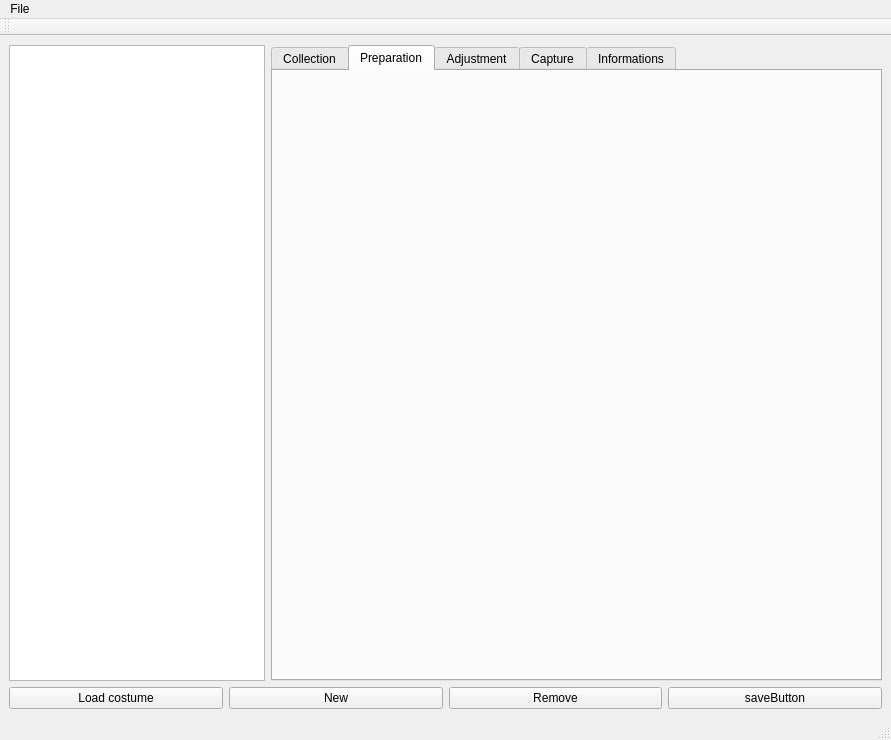
<?xml version="1.0" encoding="UTF-8"?>
<ui version="4.0">
 <class>MainWindow</class>
 <widget class="QMainWindow" name="MainWindow">
  <property name="geometry">
   <rect>
    <x>0</x>
    <y>0</y>
    <width>891</width>
    <height>740</height>
   </rect>
  </property>
  <property name="windowTitle">
   <string>MainWindow</string>
  </property>
  <widget class="QWidget" name="centralwidget">
   <layout class="QVBoxLayout" name="verticalLayout_2">
    <item>
     <layout class="QHBoxLayout" name="horizontalLayout_2">
      <item>
       <widget class="QLoadedListWidget" name="collectionTable2">
        <property name="sizePolicy">
         <sizepolicy hsizetype="Minimum" vsizetype="Expanding">
          <horstretch>0</horstretch>
          <verstretch>0</verstretch>
         </sizepolicy>
        </property>
        <property name="selectionMode">
         <enum>QAbstractItemView::ExtendedSelection</enum>
        </property>
       </widget>
      </item>
      <item>
       <widget class="QTabWidget" name="tab">
        <property name="currentIndex">
         <number>1</number>
        </property>
        <widget class="QWidget" name="collectionTab">
         <attribute name="title">
          <string>Collection</string>
         </attribute>
         <layout class="QVBoxLayout" name="verticalLayout_4">
          <item>
           <layout class="QHBoxLayout" name="horizontalLayout_4"/>
          </item>
         </layout>
        </widget>
        <widget class="QWidget" name="preparationTab">
         <attribute name="title">
          <string>Preparation</string>
         </attribute>
        </widget>
        <widget class="QWidget" name="adjustmentTab">
         <attribute name="title">
          <string>Adjustment</string>
         </attribute>
        </widget>
        <widget class="QWidget" name="captureTab">
         <attribute name="title">
          <string>Capture</string>
         </attribute>
         <layout class="QVBoxLayout" name="verticalLayout_6">
          <item>
           <layout class="QHBoxLayout" name="mainLayout">
            <item>
             <layout class="QVBoxLayout" name="picLayout">
              <property name="sizeConstraint">
               <enum>QLayout::SetMaximumSize</enum>
              </property>
              <item>
               <widget class="QTurntable" name="turntable">
                <property name="backgroundBrush">
                 <brush brushstyle="SolidPattern">
                  <color alpha="255">
                   <red>0</red>
                   <green>0</green>
                   <blue>0</blue>
                  </color>
                 </brush>
                </property>
                <property name="dragMode">
                 <enum>QGraphicsView::ScrollHandDrag</enum>
                </property>
                <property name="transformationAnchor">
                 <enum>QGraphicsView::AnchorUnderMouse</enum>
                </property>
               </widget>
              </item>
              <item>
               <layout class="QHBoxLayout" name="horizontalLayout_3">
                <item>
                 <widget class="QPushButton" name="fitButton">
                  <property name="text">
                   <string>Fit to window</string>
                  </property>
                 </widget>
                </item>
                <item>
                 <widget class="QPushButton" name="resetScaleButton">
                  <property name="text">
                   <string>1:1</string>
                  </property>
                 </widget>
                </item>
                <item>
                 <spacer name="horizontalSpacer">
                  <property name="orientation">
                   <enum>Qt::Horizontal</enum>
                  </property>
                  <property name="sizeHint" stdset="0">
                   <size>
                    <width>40</width>
                    <height>20</height>
                   </size>
                  </property>
                 </spacer>
                </item>
               </layout>
              </item>
             </layout>
            </item>
            <item>
             <layout class="QVBoxLayout" name="controlLayout">
              <property name="sizeConstraint">
               <enum>QLayout::SetMinimumSize</enum>
              </property>
              <item>
               <widget class="QPushButton" name="refreshButton">
                <property name="enabled">
                 <bool>true</bool>
                </property>
                <property name="text">
                 <string>Refresh</string>
                </property>
               </widget>
              </item>
              <item>
               <widget class="QPushButton" name="suzanneButton">
                <property name="text">
                 <string>Load Default Model 1</string>
                </property>
               </widget>
              </item>
              <item>
               <widget class="QPushButton" name="manButton">
                <property name="text">
                 <string>Load Default Model 2</string>
                </property>
               </widget>
              </item>
              <item>
               <widget class="QGroupBox" name="massCaptureBox">
                <property name="title">
                 <string>Mass capture</string>
                </property>
                <layout class="QVBoxLayout" name="verticalLayout">
                 <item>
                  <widget class="QPushButton" name="massCaptureButton">
                   <property name="text">
                    <string>Launch mass capture</string>
                   </property>
                  </widget>
                 </item>
                 <item>
                  <layout class="QHBoxLayout" name="horizontalLayout">
                   <item>
                    <widget class="QLabel" name="fromLabel">
                     <property name="text">
                      <string>From : </string>
                     </property>
                     <property name="alignment">
                      <set>Qt::AlignRight|Qt::AlignTrailing|Qt::AlignVCenter</set>
                     </property>
                     <property name="buddy">
                      <cstring>fromInput</cstring>
                     </property>
                    </widget>
                   </item>
                   <item>
                    <widget class="QSpinBox" name="fromInput">
                     <property name="suffix">
                      <string>°</string>
                     </property>
                     <property name="maximum">
                      <number>360</number>
                     </property>
                    </widget>
                   </item>
                   <item>
                    <widget class="QLabel" name="toLabel">
                     <property name="text">
                      <string>To : </string>
                     </property>
                     <property name="alignment">
                      <set>Qt::AlignRight|Qt::AlignTrailing|Qt::AlignVCenter</set>
                     </property>
                     <property name="buddy">
                      <cstring>toInput</cstring>
                     </property>
                    </widget>
                   </item>
                   <item>
                    <widget class="QSpinBox" name="toInput">
                     <property name="suffix">
                      <string>°</string>
                     </property>
                     <property name="maximum">
                      <number>360</number>
                     </property>
                     <property name="value">
                      <number>360</number>
                     </property>
                    </widget>
                   </item>
                  </layout>
                 </item>
                </layout>
               </widget>
              </item>
              <item>
               <widget class="QGroupBox" name="singleCaptureGroup">
                <property name="title">
                 <string>Single capture</string>
                </property>
                <layout class="QVBoxLayout" name="verticalLayout_3">
                 <item>
                  <widget class="QPushButton" name="captureButton">
                   <property name="text">
                    <string>(Re)capture current view</string>
                   </property>
                  </widget>
                 </item>
                 <item>
                  <widget class="QPushButton" name="appendCaptureButton">
                   <property name="text">
                    <string>Add new view</string>
                   </property>
                  </widget>
                 </item>
                 <item>
                  <widget class="QCheckBox" name="autofocusCheckBox">
                   <property name="text">
                    <string>Autofocus</string>
                   </property>
                  </widget>
                 </item>
                </layout>
               </widget>
              </item>
              <item>
               <widget class="QGroupBox" name="viewGroup">
                <property name="title">
                 <string>View</string>
                </property>
                <layout class="QHBoxLayout" name="horizontalLayout_5">
                 <item>
                  <layout class="QVBoxLayout" name="angleLayout">
                   <item>
                    <widget class="QDial" name="dial">
                     <property name="sizePolicy">
                      <sizepolicy hsizetype="Minimum" vsizetype="Minimum">
                       <horstretch>0</horstretch>
                       <verstretch>0</verstretch>
                      </sizepolicy>
                     </property>
                     <property name="minimumSize">
                      <size>
                       <width>50</width>
                       <height>50</height>
                      </size>
                     </property>
                     <property name="minimum">
                      <number>0</number>
                     </property>
                     <property name="maximum">
                      <number>359</number>
                     </property>
                     <property name="orientation">
                      <enum>Qt::Horizontal</enum>
                     </property>
                     <property name="wrapping">
                      <bool>true</bool>
                     </property>
                     <property name="notchTarget">
                      <double>10.000000000000000</double>
                     </property>
                     <property name="notchesVisible">
                      <bool>true</bool>
                     </property>
                    </widget>
                   </item>
                   <item>
                    <widget class="QSpinBox" name="angleBox">
                     <property name="wrapping">
                      <bool>true</bool>
                     </property>
                     <property name="readOnly">
                      <bool>false</bool>
                     </property>
                     <property name="suffix">
                      <string>°</string>
                     </property>
                     <property name="minimum">
                      <number>0</number>
                     </property>
                     <property name="maximum">
                      <number>359</number>
                     </property>
                    </widget>
                   </item>
                  </layout>
                 </item>
                 <item>
                  <layout class="QVBoxLayout" name="zoomLayout">
                   <item>
                    <widget class="QSlider" name="zoomSlider">
                     <property name="minimum">
                      <number>1</number>
                     </property>
                     <property name="maximum">
                      <number>200</number>
                     </property>
                     <property name="orientation">
                      <enum>Qt::Vertical</enum>
                     </property>
                    </widget>
                   </item>
                   <item>
                    <widget class="QSpinBox" name="zoomBox">
                     <property name="suffix">
                      <string>%</string>
                     </property>
                     <property name="minimum">
                      <number>1</number>
                     </property>
                     <property name="maximum">
                      <number>200</number>
                     </property>
                    </widget>
                   </item>
                  </layout>
                 </item>
                </layout>
               </widget>
              </item>
              <item>
               <widget class="QGroupBox" name="controlGroup">
                <property name="title">
                 <string>Control</string>
                </property>
                <layout class="QVBoxLayout" name="verticalLayout_5">
                 <item>
                  <widget class="QPushButton" name="viewToModelButton">
                   <property name="text">
                    <string>Apply rotation</string>
                   </property>
                  </widget>
                 </item>
                 <item>
                  <widget class="QCheckBox" name="autoRotateCheckBox">
                   <property name="text">
                    <string>Automatic rotation</string>
                   </property>
                  </widget>
                 </item>
                 <item>
                  <spacer name="verticalSpacer">
                   <property name="orientation">
                    <enum>Qt::Vertical</enum>
                   </property>
                   <property name="sizeHint" stdset="0">
                    <size>
                     <width>20</width>
                     <height>40</height>
                    </size>
                   </property>
                  </spacer>
                 </item>
                </layout>
               </widget>
              </item>
             </layout>
            </item>
           </layout>
          </item>
          <item>
           <widget class="QProgressBar" name="workBar">
            <property name="value">
             <number>0</number>
            </property>
            <property name="format">
             <string/>
            </property>
           </widget>
          </item>
         </layout>
        </widget>
        <widget class="QWidget" name="infoTab">
         <attribute name="title">
          <string>Informations</string>
         </attribute>
         <layout class="QVBoxLayout" name="verticalLayout_7">
          <item>
           <layout class="QFormLayout" name="infoLayout">
            <property name="fieldGrowthPolicy">
             <enum>QFormLayout::AllNonFixedFieldsGrow</enum>
            </property>
           </layout>
          </item>
         </layout>
        </widget>
       </widget>
      </item>
     </layout>
    </item>
    <item>
     <layout class="QHBoxLayout" name="horizontalLayout_7">
      <item>
       <widget class="QPushButton" name="loadButton">
        <property name="text">
         <string>Load costume</string>
        </property>
       </widget>
      </item>
      <item>
       <widget class="QPushButton" name="newCostume">
        <property name="text">
         <string>New</string>
        </property>
       </widget>
      </item>
      <item>
       <widget class="QPushButton" name="removeButton">
        <property name="text">
         <string>Remove</string>
        </property>
       </widget>
      </item>
      <item>
       <widget class="QPushButton" name="saveButton">
        <property name="text">
         <string>saveButton</string>
        </property>
       </widget>
      </item>
     </layout>
    </item>
   </layout>
  </widget>
  <widget class="QMenuBar" name="menubar">
   <property name="geometry">
    <rect>
     <x>0</x>
     <y>0</y>
     <width>891</width>
     <height>29</height>
    </rect>
   </property>
   <widget class="QMenu" name="menuA">
    <property name="title">
     <string>File</string>
    </property>
    <addaction name="actionNew_Collection"/>
    <addaction name="actionOpen_Collection"/>
   </widget>
   <addaction name="menuA"/>
  </widget>
  <widget class="QStatusBar" name="statusbar"/>
  <widget class="QToolBar" name="toolBar">
   <property name="windowTitle">
    <string>toolBar</string>
   </property>
   <attribute name="toolBarArea">
    <enum>TopToolBarArea</enum>
   </attribute>
   <attribute name="toolBarBreak">
    <bool>false</bool>
   </attribute>
  </widget>
  <action name="actionNew_Collection">
   <property name="text">
    <string>New Collection</string>
   </property>
  </action>
  <action name="actionOpen_Collection">
   <property name="text">
    <string>Open Collection</string>
   </property>
  </action>
 </widget>
 <customwidgets>
  <customwidget>
   <class>QTurntable</class>
   <extends>QGraphicsView</extends>
   <header location="global">qturntable.h</header>
   <slots>
    <signal>zoomChanged(int)</signal>
    <signal>angleChanged(int)</signal>
    <slot>setView(int)</slot>
    <slot>fitInView()</slot>
    <slot>resetScale()</slot>
    <slot>setZoom(int)</slot>
    <slot>setAngle(int)</slot>
   </slots>
  </customwidget>
  <customwidget>
   <class>QLoadedListWidget</class>
   <extends>QListWidget</extends>
   <header location="global">common/qloadedlistwidget.h</header>
   <slots>
    <signal>loadedChanged(int)</signal>
    <slot>loadCurrent()</slot>
    <slot>load(int)</slot>
    <slot>load(QListWidgetItem*)</slot>
   </slots>
  </customwidget>
 </customwidgets>
 <resources/>
 <connections>
  <connection>
   <sender>turntable</sender>
   <signal>angleChanged(int)</signal>
   <receiver>dial</receiver>
   <slot>setValue(int)</slot>
   <hints>
    <hint type="sourcelabel">
     <x>431</x>
     <y>204</y>
    </hint>
    <hint type="destinationlabel">
     <x>758</x>
     <y>464</y>
    </hint>
   </hints>
  </connection>
  <connection>
   <sender>dial</sender>
   <signal>valueChanged(int)</signal>
   <receiver>turntable</receiver>
   <slot>setAngle(int)</slot>
   <hints>
    <hint type="sourcelabel">
     <x>758</x>
     <y>464</y>
    </hint>
    <hint type="destinationlabel">
     <x>431</x>
     <y>204</y>
    </hint>
   </hints>
  </connection>
  <connection>
   <sender>turntable</sender>
   <signal>zoomChanged(int)</signal>
   <receiver>zoomSlider</receiver>
   <slot>setValue(int)</slot>
   <hints>
    <hint type="sourcelabel">
     <x>431</x>
     <y>204</y>
    </hint>
    <hint type="destinationlabel">
     <x>787</x>
     <y>464</y>
    </hint>
   </hints>
  </connection>
  <connection>
   <sender>angleBox</sender>
   <signal>valueChanged(int)</signal>
   <receiver>turntable</receiver>
   <slot>setAngle(int)</slot>
   <hints>
    <hint type="sourcelabel">
     <x>758</x>
     <y>543</y>
    </hint>
    <hint type="destinationlabel">
     <x>431</x>
     <y>204</y>
    </hint>
   </hints>
  </connection>
  <connection>
   <sender>turntable</sender>
   <signal>angleChanged(int)</signal>
   <receiver>angleBox</receiver>
   <slot>setValue(int)</slot>
   <hints>
    <hint type="sourcelabel">
     <x>431</x>
     <y>204</y>
    </hint>
    <hint type="destinationlabel">
     <x>758</x>
     <y>543</y>
    </hint>
   </hints>
  </connection>
  <connection>
   <sender>zoomBox</sender>
   <signal>valueChanged(int)</signal>
   <receiver>turntable</receiver>
   <slot>setZoom(int)</slot>
   <hints>
    <hint type="sourcelabel">
     <x>858</x>
     <y>543</y>
    </hint>
    <hint type="destinationlabel">
     <x>431</x>
     <y>204</y>
    </hint>
   </hints>
  </connection>
  <connection>
   <sender>turntable</sender>
   <signal>zoomChanged(int)</signal>
   <receiver>zoomBox</receiver>
   <slot>setValue(int)</slot>
   <hints>
    <hint type="sourcelabel">
     <x>431</x>
     <y>204</y>
    </hint>
    <hint type="destinationlabel">
     <x>858</x>
     <y>543</y>
    </hint>
   </hints>
  </connection>
  <connection>
   <sender>zoomSlider</sender>
   <signal>valueChanged(int)</signal>
   <receiver>turntable</receiver>
   <slot>setZoom(int)</slot>
   <hints>
    <hint type="sourcelabel">
     <x>787</x>
     <y>464</y>
    </hint>
    <hint type="destinationlabel">
     <x>431</x>
     <y>204</y>
    </hint>
   </hints>
  </connection>
  <connection>
   <sender>resetScaleButton</sender>
   <signal>pressed()</signal>
   <receiver>turntable</receiver>
   <slot>resetScale()</slot>
   <hints>
    <hint type="sourcelabel">
     <x>609</x>
     <y>659</y>
    </hint>
    <hint type="destinationlabel">
     <x>431</x>
     <y>204</y>
    </hint>
   </hints>
  </connection>
  <connection>
   <sender>fitButton</sender>
   <signal>pressed()</signal>
   <receiver>turntable</receiver>
   <slot>fitInView()</slot>
   <hints>
    <hint type="sourcelabel">
     <x>518</x>
     <y>659</y>
    </hint>
    <hint type="destinationlabel">
     <x>431</x>
     <y>204</y>
    </hint>
   </hints>
  </connection>
  <connection>
   <sender>loadButton</sender>
   <signal>clicked()</signal>
   <receiver>collectionTable2</receiver>
   <slot>loadCurrent()</slot>
   <hints>
    <hint type="sourcelabel">
     <x>71</x>
     <y>691</y>
    </hint>
    <hint type="destinationlabel">
     <x>86</x>
     <y>597</y>
    </hint>
   </hints>
  </connection>
  <connection>
   <sender>collectionTable2</sender>
   <signal>itemDoubleClicked(QListWidgetItem*)</signal>
   <receiver>collectionTable2</receiver>
   <slot>load(QListWidgetItem*)</slot>
   <hints>
    <hint type="sourcelabel">
     <x>112</x>
     <y>146</y>
    </hint>
    <hint type="destinationlabel">
     <x>161</x>
     <y>79</y>
    </hint>
   </hints>
  </connection>
 </connections>
 <slots>
  <slot>loadCostume(int)</slot>
 </slots>
</ui>
